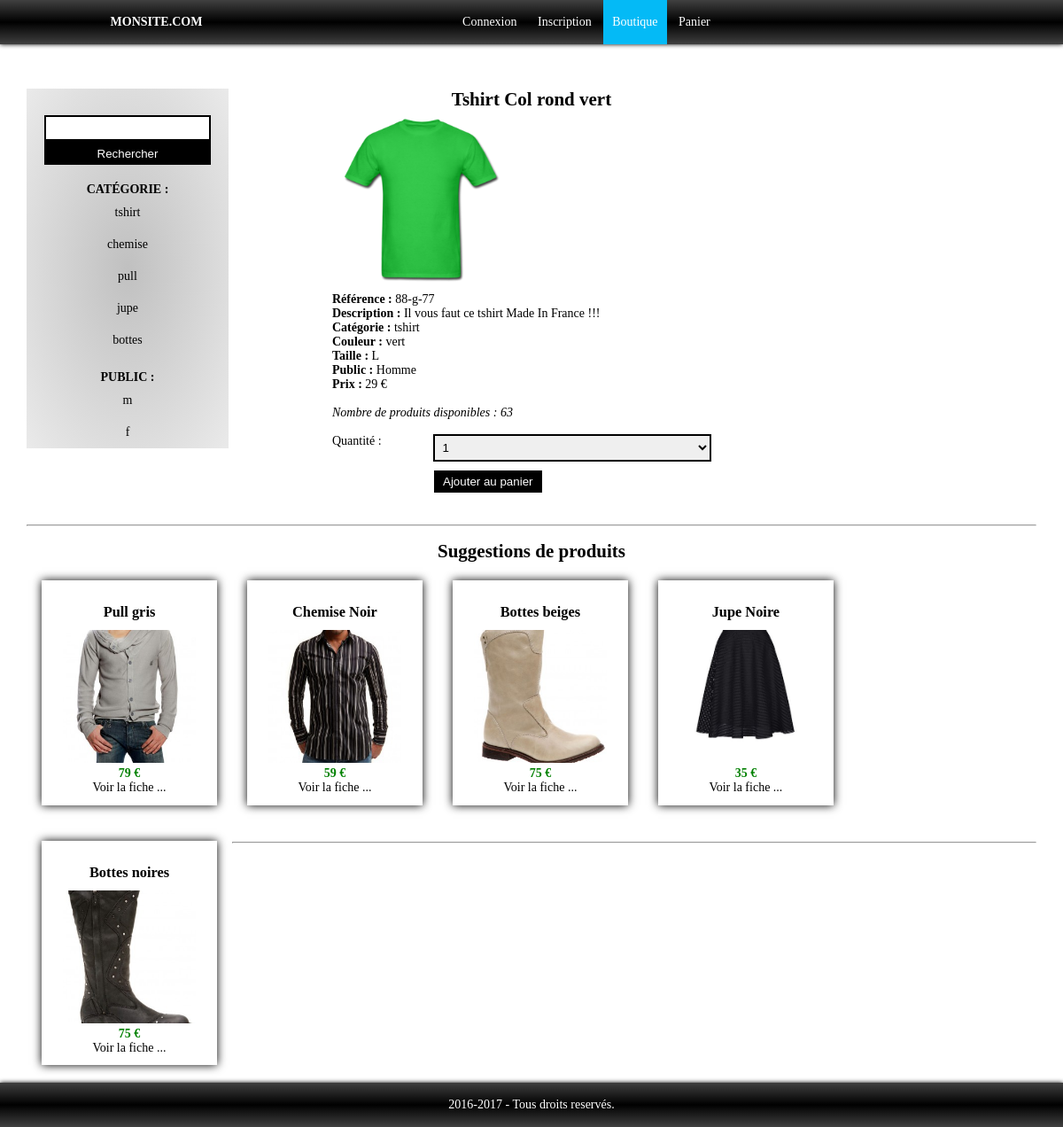
Screenshot of /fiche_produit.php?id=3 with the database file from the repository.
### tables this page shows
CREATE TABLE `produit` (
  `id_produit` int(3) NOT NULL,
  `reference` varchar(20) NOT NULL,
  `categorie` varchar(20) NOT NULL,
  `titre` varchar(100) NOT NULL,
  `description` text NOT NULL,
  `couleur` varchar(20) NOT NULL,
  `taille` varchar(5) NOT NULL,
  `public` enum('m','f','mixte') NOT NULL,
  `photo` varchar(250) NOT NULL,
  `prix` int(3) NOT NULL,
  `stock` int(3) NOT NULL
);

### fiche_produit.php (the view, shortened to what this page needs)
<?php
require_once('inc/init.inc.php');
require_once('inc/haut.inc.php');
$resultat = $pdo -> query("SELECT DISTINCT categorie FROM produit WHERE stock != 0");
$categorie = $resultat -> fetchAll(PDO::FETCH_ASSOC);
$resultat = $pdo -> query("SELECT DISTINCT public FROM produit WHERE stock != 0");
$public = $resultat -> fetchAll(PDO::FETCH_ASSOC);
?>
<div class="boutique-gauche">
	<div class="bandeau">
		<form action="?search=$_GET['search']" method="get" id="searchForm">
			<input type="text" name="search" id="searchInput">
			<ul class="product_list"></ul>
			<input type="submit" value="Rechercher">
		</form>
	</div>
	<ul>
		<li><b>CAT&Eacute;GORIE :</b></li>
		<?php foreach ($categorie as $cat) : ?>
		<li>
			<a href="boutique.php?categorie=<?= $cat['categorie'] ?>"><?= $cat['categorie'] ?></a>
		</li>
		<?php endforeach; ?>
	</ul>
	<br>
	<ul>
		<li><b>PUBLIC :</b></li>
		<?php foreach ($public as $sexe) : ?>
		<li>
			<a href="boutique.php?public=<?= $sexe['public'] ?>"><?= $sexe['public'] ?></a>
		</li>
		<?php endforeach; ?>
	</ul>
</div>
<?php
if(isset($_GET['id']) && $_GET['id'] != '' && is_numeric($_GET['id'])){
	$resultat = $pdo -> prepare("SELECT * FROM produit WHERE id_produit = :id");
	$resultat -> bindParam(':id', $_GET['id'], PDO::PARAM_INT);
	$resultat -> execute();
} else {
	header('location:boutique.php');
}
if($resultat -> RowCount() != 0){
		$produit = $resultat -> fetch(PDO::FETCH_ASSOC);
		extract($produit);
?>
<div class="produit">
	<h1><?= $titre ?></h1>
	<img class="produit" src="photo/<?= $photo ?>" alt="">
	<br>
	<ul class="produit">
		<li><b>Référence : </b><?= $reference ?></li>
		<li><b>Description : </b><?= $description ?></li>
		<li><b>Catégorie : </b><?= $categorie ?></li>
		<li><b>Couleur : </b><?= $couleur ?></li>
		<li><b>Taille : </b><?= $taille ?></li>
		<li><b>Public : </b><?php if($public == 'm'){echo 'Homme';} elseif($public == 'f') {echo 'Femme';} else { echo 'Unisexe';} ?></li>
		<li><b>Prix : </b><?= $prix ?> €</li>
	</ul>
	<br>
	<?php if($stock > 0) : ?>
		<i>Nombre de produit<?= ($stock >1 ) ? 's' : '' ?> disponible<?= ($stock >1 ) ? 's' : '' ?> : <?= $stock ?></i>
	<br><br>
	<form action="" method="post">
		<label for="quantite">Quantité : </label>
		<select name="quantite" id="quantite">
			<?php
				$quantite = $_SESSION['panier']['quantite']['$positionPdt'];
				$stock -= $quantite;
				for($i = 1; $i <= $stock && $i <= 5; $i++) : ?>
					<option value="<?= $i ?>"><?= $i ?></option>
			<?php endfor; ?>
		</select>
		<br>
		<input type="submit" value="Ajouter au panier">
	</form>
	<?php else : ?>
		<span style="color:red"> Produit en rupture de stock !!!</span>
	<?php endif ?>
</div>
	<br><hr><br>
	<?php
	$resultat = $pdo -> query("SELECT * FROM produit WHERE categorie != '$categorie' ORDER BY RAND() LIMIT 0,5");
	$suggestion = $resultat -> fetchAll(PDO::FETCH_ASSOC);
	?>
	<div class="bloc_suggestion">
		<h1>Suggestions de produits</h1>
		<?php foreach ($suggestion as $produit) : ?>
			<div class="suggestion">
				<h3><?= $produit['titre'] ?></h3>
				<a href="?id=<?= $produit['id_produit'] ?> ">	<img src="photo/<?= $produit['photo'] ?>">
				</a>
				<p class="prix"><?= $produit['prix'] ?> €</p>
				<p>
					<a href="?id=<?= $produit['id_produit'] ?> ">Voir la fiche ...</a>
				</p>
			</div>
		<?php endforeach; ?>
		<br>
	</div>
	<hr>
<?php
} else {
	header('location:boutique.php');
}
require_once('inc/bas.inc.php');
?>

### css/style.css (style rules this page uses)
body { font-family : verdana; font-size: 14px; }
h1 { text-align: center; }
a { text-decoration: none; color: #000; }
.boutique-gauche { float: left; width: 20%; min-height: calc( 100vh * 1 / 3); margin-right: 10%; padding-top: 10px; text-align: center; background: #c0c0c0; background: -moz-radial-gradient(center, ellipse cover, #c0c0c0 0%, #eaeaea 100%); background: #c0c0c0; background: -moz-radial-gradient(center, ellipse cover, #c0c0c0 0%, #eaeaea 100%); background: radial-gradient(ellipse at center, #c0c0c0, #eaeaea); }
.boutique-gauche ul { list-style: none; padding: 0; }
.boutique-gauche ul li a { display: block; padding: 10px; }
.boutique-gauche ul.product_list { background-color: white; border: 1px solid black; }
div.produit { width: 450px; margin : 20px auto; }
img.produit { width: 200px; }
ul.produit li { list-style: none; }
.bloc_suggestion { min-height: 340px; }
.suggestion { width: 15%; min-width: 175px; float: left; text-align: center; margin: 20px 1.5%; box-shadow: 0px 0px 10px black; padding: 1%; }
.suggestion h3 { padding: 5px 0; height: 15px; margin: 10px 0; overflow: hidden; }
.suggestion img { width: 150px; height: 150px; object-fit: cover; }
.suggestion .prix { color: green; font-weight: bold; }
.bandeau { margin: 20px; padding: 0; }
.bandeau input:not([type="submit"]), .bandeau input[type="submit"] { width: 100%; margin: 0; box-sizing: border-box; }
label { display: inline-block; width:110px; vertical-align: top; }
textarea, select, input:not([type="submit"]) { width: 300px; margin-bottom: 10px; padding: 5px; border: 2px solid black; }
select { width:314px; }
input[type="submit"] { background-color: black; color: white; border: 0; padding: 5px 10px; margin-left:115px; }

### rows the page displays
produit: titre "Tshirt Col rond vert", photo (picture), reference "88-g-77", description "Il vous faut ce tshirt Made In France !!!", categorie "tshirt", couleur "vert", taille "L", prix "29", stock "63"
produit: titre "Pull gris", photo (picture), prix "79"
produit: titre "Chemise Noir", photo (picture), prix "59"
produit: titre "Bottes beiges", photo (picture), prix "75"
produit: titre "Jupe Noire", photo (picture), prix "35"
produit: titre "Bottes noires", photo (picture), prix "75"

### other values shown
$cat['categorie'] "tshirt"
$cat['categorie'] "chemise"
$cat['categorie'] "pull"
$cat['categorie'] "jupe"
$cat['categorie'] "bottes"
$sexe['public'] "m"
$sexe['public'] "f"
form field quantite "1"
